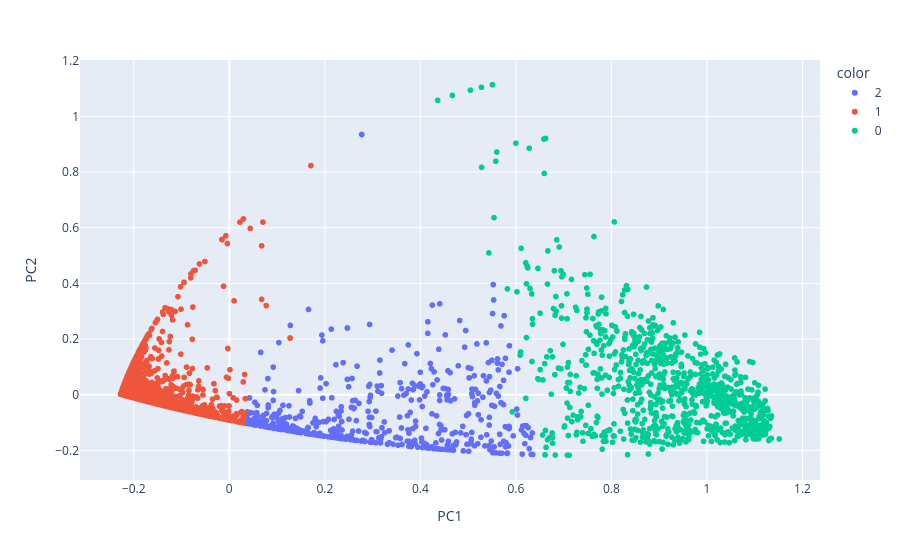

The code cell stored with this chart in its notebook:
### Code cell
# Visualiser les classes
scatter_plot(New_df, kmeans_partition)

### Figure 1 — Plotly figure (JSON) as saved in the notebook; plotly's stock layout.template omitted (floating-point values rounded to 4 significant figures; data arrays with more than 128 entries replaced by an {"elided": "..."} marker saying what was removed)
{"data": [{"hovertemplate": "color=2<br>PC1=%{x}<br>PC2=%{y}<extra></extra>", "legendgroup": "2", "marker": {"color": "#636efa", "symbol": "circle"}, "mode": "markers", "name": "2", "showlegend": true, "type": "scattergl", "x": {"elided": "585 float values"}, "xaxis": "x", "y": {"elided": "585 float values"}, "yaxis": "y"}, {"hovertemplate": "color=1<br>PC1=%{x}<br>PC2=%{y}<extra></extra>", "legendgroup": "1", "marker": {"color": "#EF553B", "symbol": "circle"}, "mode": "markers", "name": "1", "showlegend": true, "type": "scattergl", "x": {"elided": "5434 float values"}, "xaxis": "x", "y": {"elided": "5434 float values"}, "yaxis": "y"}, {"hovertemplate": "color=0<br>PC1=%{x}<br>PC2=%{y}<extra></extra>", "legendgroup": "0", "marker": {"color": "#00cc96", "symbol": "circle"}, "mode": "markers", "name": "0", "showlegend": true, "type": "scattergl", "x": {"elided": "915 float values"}, "xaxis": "x", "y": {"elided": "915 float values"}, "yaxis": "y"}], "layout": {"legend": {"title": {"text": "color"}, "tracegroupgap": 0}, "margin": {"t": 60}, "xaxis": {"anchor": "y", "domain": [0.0, 1.0], "title": {"text": "PC1"}}, "yaxis": {"anchor": "x", "domain": [0.0, 1.0], "title": {"text": "PC2"}}}}
